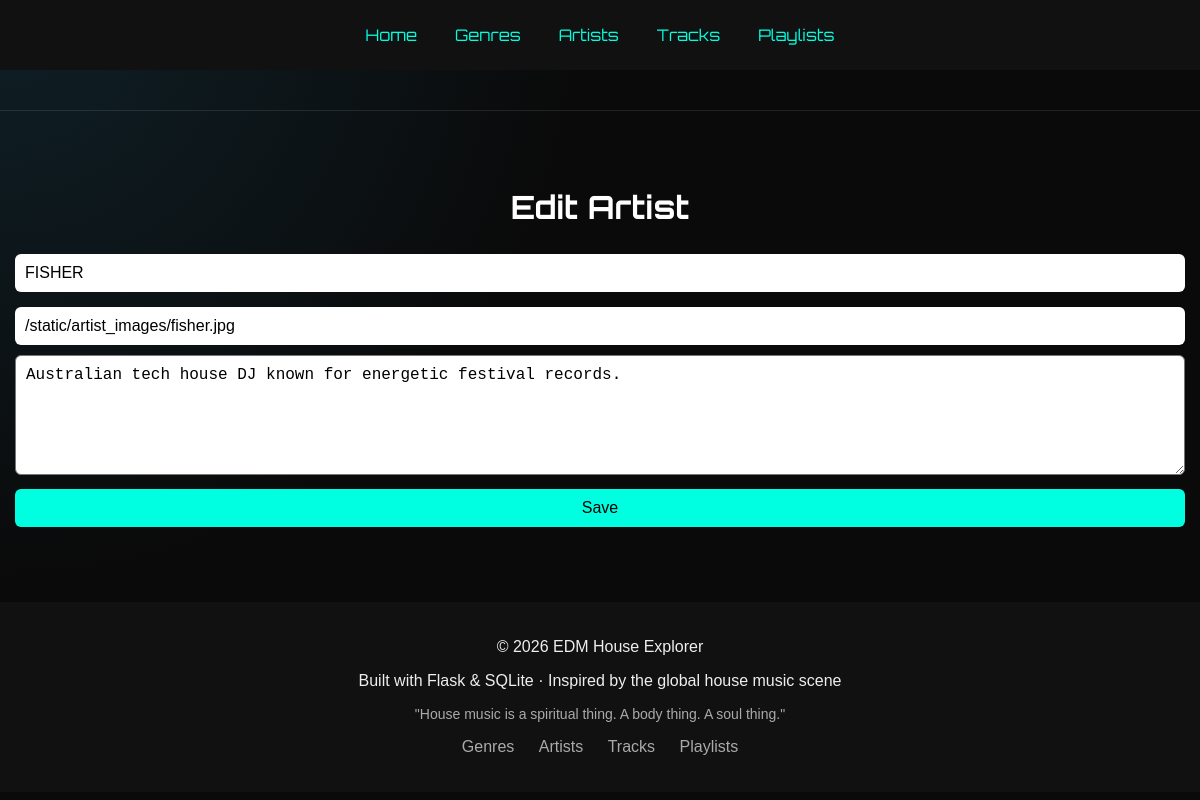
The app's page /edit_artist/2 with its own data.
### tables this page shows
CREATE TABLE artists (
        id INTEGER PRIMARY KEY AUTOINCREMENT,
        name TEXT NOT NULL,
        image TEXT,
        about TEXT
    );

### app.py (the view, shortened to what this page needs)
@app.route("/edit_artist/<int:id>", methods=["GET", "POST"])
def edit_artist(id):
    conn = sqlite3.connect("database.db")
    cursor = conn.cursor()
    cursor.execute("SELECT * FROM artists WHERE id=?", (id,))
    artist = cursor.fetchone()
    conn.close()
    return render_template("edit_artist.html", artist=artist)

### templates/edit_artist.html
{% extends "base.html" %}
{% block content %}
<div class="container">
    <h1>Edit Artist</h1>
    <form method="POST">
        <input type="text"
               name="name"
               value="{{ artist[1] }}"
               placeholder="Artist name">
        <input type="text"
               name="image"
               value="{{ artist[2] }}"
               placeholder="Image path">
        <textarea name="about"
                  placeholder="About artist">{{ artist[3] }}</textarea>
        <button type="submit">
            Save
        </button>
    </form>
</div>
{% endblock %}

### static/style.css (style rules this page uses)
body { background-color: #0a0a0a; color: white; font-family: 'Inter', sans-serif; background: radial-gradient(circle at top left, #0f2027, #0a0a0a 40%), radial-gradient(circle at bottom right, #001f1c, #0a0a0a 40%); background-attachment: fixed; }
h1, h2, h3, nav { font-family: 'Orbitron', sans-serif; }
input, select { width: 100%; padding: 10px; margin: 5px 0; border-radius: 6px; border: none; }
button { padding: 10px 15px; background: #00ffe1; border: none; border-radius: 6px; cursor: pointer; }
h1 { text-align: center; }
* { box-sizing: border-box; }
html, body { margin: 0; padding: 0; overflow-x: hidden; font-family: Arial, sans-serif; }
textarea { width: 100%; min-height: 120px; padding: 10px; border-radius: 6px; margin-bottom: 10px; resize: vertical; }
.container { width: 100%; max-width: 1200px; margin: auto; padding: 15px; }
form { width: 100%; }
input, select, textarea, button { width: 100%; max-width: 100%; padding: 10px; margin-bottom: 10px; font-size: 16px; }

### records on screen
artists: name "FISHER", image "/static/artist_images/fisher.jpg", about "Australian tech house DJ known for energetic festival records."
